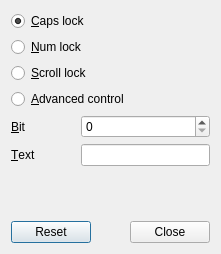
<?xml version="1.0" encoding="UTF-8"?>
<ui version="4.0">
 <class>RazorKbIndicatorConfiguration</class>
 <widget class="QDialog" name="RazorKbIndicatorConfiguration">
  <property name="geometry">
   <rect>
    <x>0</x>
    <y>0</y>
    <width>221</width>
    <height>254</height>
   </rect>
  </property>
  <property name="windowTitle">
   <string>Razor Keyboard Indicator Settings</string>
  </property>
  <layout class="QVBoxLayout" name="verticalLayout_2">
   <item>
    <widget class="QRadioButton" name="capsLockRB">
     <property name="text">
      <string>&amp;Caps lock</string>
     </property>
     <property name="checked">
      <bool>true</bool>
     </property>
    </widget>
   </item>
   <item>
    <widget class="QRadioButton" name="numLockRB">
     <property name="text">
      <string>&amp;Num lock</string>
     </property>
    </widget>
   </item>
   <item>
    <widget class="QRadioButton" name="scrollLockRB">
     <property name="text">
      <string>&amp;Scroll lock</string>
     </property>
    </widget>
   </item>
   <item>
    <widget class="QRadioButton" name="advancedRB">
     <property name="text">
      <string>&amp;Advanced control</string>
     </property>
    </widget>
   </item>
   <item>
    <widget class="QWidget" name="advancedW" native="true">
     <layout class="QGridLayout" name="gridLayout" columnstretch="1,2">
      <property name="margin">
       <number>0</number>
      </property>
      <item row="0" column="0">
       <widget class="QLabel" name="bitL">
        <property name="text">
         <string>&amp;Bit</string>
        </property>
        <property name="buddy">
         <cstring>bitSB</cstring>
        </property>
       </widget>
      </item>
      <item row="0" column="1">
       <widget class="QSpinBox" name="bitSB">
        <property name="prefix">
         <string/>
        </property>
        <property name="minimum">
         <number>0</number>
        </property>
        <property name="maximum">
         <number>31</number>
        </property>
       </widget>
      </item>
      <item row="1" column="0">
       <widget class="QLabel" name="textL">
        <property name="text">
         <string>&amp;Text</string>
        </property>
        <property name="buddy">
         <cstring>textLE</cstring>
        </property>
       </widget>
      </item>
      <item row="1" column="1">
       <widget class="QLineEdit" name="textLE"/>
      </item>
     </layout>
    </widget>
   </item>
   <item>
    <spacer name="verticalSpacer">
     <property name="orientation">
      <enum>Qt::Vertical</enum>
     </property>
     <property name="sizeHint" stdset="0">
      <size>
       <width>20</width>
       <height>1</height>
      </size>
     </property>
    </spacer>
   </item>
   <item>
    <widget class="QDialogButtonBox" name="buttons">
     <property name="orientation">
      <enum>Qt::Horizontal</enum>
     </property>
     <property name="standardButtons">
      <set>QDialogButtonBox::Close|QDialogButtonBox::Reset</set>
     </property>
    </widget>
   </item>
  </layout>
 </widget>
 <tabstops>
  <tabstop>buttons</tabstop>
 </tabstops>
 <resources/>
 <connections>
  <connection>
   <sender>buttons</sender>
   <signal>accepted()</signal>
   <receiver>RazorKbIndicatorConfiguration</receiver>
   <slot>accept()</slot>
   <hints>
    <hint type="sourcelabel">
     <x>86</x>
     <y>244</y>
    </hint>
    <hint type="destinationlabel">
     <x>97</x>
     <y>253</y>
    </hint>
   </hints>
  </connection>
  <connection>
   <sender>buttons</sender>
   <signal>rejected()</signal>
   <receiver>RazorKbIndicatorConfiguration</receiver>
   <slot>reject()</slot>
   <hints>
    <hint type="sourcelabel">
     <x>67</x>
     <y>244</y>
    </hint>
    <hint type="destinationlabel">
     <x>62</x>
     <y>253</y>
    </hint>
   </hints>
  </connection>
  <connection>
   <sender>advancedRB</sender>
   <signal>toggled(bool)</signal>
   <receiver>advancedW</receiver>
   <slot>setVisible(bool)</slot>
   <hints>
    <hint type="sourcelabel">
     <x>63</x>
     <y>101</y>
    </hint>
    <hint type="destinationlabel">
     <x>78</x>
     <y>123</y>
    </hint>
   </hints>
  </connection>
 </connections>
 <slots>
  <signal>maximumNetSpeedChanged(QString)</signal>
  <slot>on_typeCOB_currentIndexChanged(int)</slot>
  <slot>on_sourceCOB_currentIndexChanged(int)</slot>
  <slot>on_maximumHS_valueChanged(int)</slot>
  <slot>saveSettings()</slot>
 </slots>
</ui>
